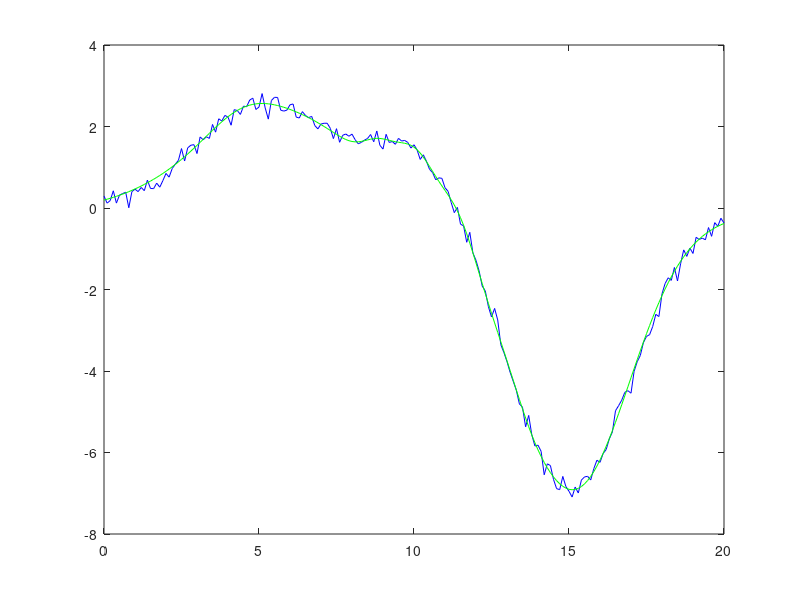

MATLAB code to generate this figure:
% Neural network with radial basis functions (RBF) approximating gaussian-based function 
% using Generalized Orthogonal Forward Regression (GOFR)

close all;
clear all;
clc;

% ----- generating training data -----
x = 0:0.1:20;
sigma = 2;
c1 = 5;
c2 = 10;
c3 = 15;

y1 = gaussmf(x, [sigma c1]);
y2 = gaussmf(x, [sigma c2]);
y3 = gaussmf(x, [sigma c3]);
y = 2.5*y1 + 1.6*y2 - 7*y3;

% add noise to signal
y = y + randn(size(y)) * 0.05 * max(y);

plot(x, y, 'b');

% ----- generating radial basis function set -----
N = 4;          % number of dividing set iteration - change this variable if want other number of RBFs
rbf_number = 0; % total number of RBFs

for i = 1:N
    rbf_number = rbf_number + 2^i + 1;
end

G = zeros(length(x), rbf_number);    % matrix with values of all rbf functions
centers = zeros(1, rbf_number);      % vector of centers of all rbf functions
sigmas = zeros(1, rbf_number);       % vector of sigma of all rbf functions
k = 1;

for i = 1:N
    iter_rbf_count = 2^i+1;  % number of RBFs in current iteration
    sigma = sqrt(max(x) - min(x)) / 2^(i-1);
    
%     figure(i+1)
%     title({sprintf('%d level of RBF functions',i);
%            sprintf('sigma = %f',sigma);
%            sprintf('Functions count = %d',iter_rbf_count)})
%     hold on
    
    for j = 1:iter_rbf_count
        sigmas(k) = sigma;
        % generating centers for rbf functions
        centers(k) = min(x) + (max(x) - min(x)) / (iter_rbf_count-1) * (j-1);
        G(:,k) = gaussmf(x, [sigma centers(k)]); 
%         plot(x, G(:,k));
%         plot(centers(k),0,'r*');
        k = k + 1;
    end    
    
%     hold off;
end

% TODO: comment these variables
D = y';
Q = zeros(size(G));
Q_k = zeros(size(G));
B = zeros(1,rbf_number);
B_k = zeros(1,rbf_number);
E = zeros(1,rbf_number);
E_k = zeros(1,rbf_number);
selected_rbfs = zeros(1,rbf_number);      % indexes of selected rbfs order by decreasing energy 

A = cell(1,rbf_number);
A_k = eye(rbf_number);
for i = 1:rbf_number
    A{i} = eye(rbf_number);
end

% ----- selection of the most significant functions -----
K = 8;  % number of RBF selections
for k = 1:K
    % Gram-Schmidt orthogonalization
    for i = 1:rbf_number
       Q(:,i) = G(:,i);
       
       % if rbf is already selected function omit it 
       if ismember(i, selected_rbfs) == 1
           continue;
       end
       
       for j=1:k-1
            A{i}(j,k) = Q_k(:,j)'*G(:,i) / (Q_k(:,j)'*Q_k(:,j));
            Q(:,i) = Q(:,i) - A{i}(j,k)*Q_k(:,j);
       end
  
       B(i) = Q(:,i)'*D / (Q(:,i)'*Q(:,i));
       E(i) = B(i)^2*Q(:,i)'*Q(:,i) / (D'*D);   
    end
    
    % find RBF with maximum energy (save index and copy to Q_k matrix)
    [E_k(k) selected_rbfs(k)] = max(E);
    B_k(k) = B(selected_rbfs(k));
    A_k(:,k) = A{selected_rbfs(k)}(:,k);
    W = A_k\B_k';
    
    % ------ Levenberg-Marquardt -----
    Theta = [W(k); sigmas(selected_rbfs(k)); centers(selected_rbfs(k))];

    N = 1000;
    n = 1;
    e_old = 1;
    e = 0;

    while (abs(sum(e_old.^2 - e.^2)) > 0.001) && (n < N)
        y_rbf = 0;
        for j = 1:k
            y_rbf = y_rbf + W(j) * gaussmf(x, [sigmas(selected_rbfs(j)) centers(selected_rbfs(j))]);
        end

        y_tmp = Theta(1) * gaussmf(x, [Theta(2), Theta(3)]);

%         dy_dw = gaussmf(x, [Theta(2), Theta(3)]);
%         dy_dsigma = Theta(1) * (x - Theta(3)).^2 / (Theta(2)^3) .* y_tmp;
%         dy_dc = Theta(1) * (x - Theta(3)) / (Theta(2)^2) .* y_tmp;
        dy_dw = 1 ./ exp((Theta(3) - x).^2 / (2*Theta(2)^2));
        dy_dsigma = (Theta(1)*(Theta(3) - x).^2) ./ (Theta(2)^3*exp((Theta(3) - x).^2 / (2*Theta(2)^2)));
        dy_dc = -(Theta(1)*(2*Theta(3) - 2*x)) ./ (2*Theta(2)^2*exp((Theta(3) - x).^2 / (2*Theta(2)^2)));


        Z = [dy_dw' dy_dsigma' dy_dc'];
        e_old = e;
        e = y' - y_rbf';

        Theta = Theta + pinv(Z'*Z + 0.1*eye(3))*Z'*e;
        
        W(k) = Theta(1);
        sigmas(selected_rbfs(k)) = Theta(2);
        centers(selected_rbfs(k)) = Theta(3);
        n = n + 1;
    end;
    
    % Gram-Schmidt orthogonalization for modified RBF
    i = selected_rbfs(k);
    G(:,i) = gaussmf(x, [Theta(2), Theta(3)]);
    Q(:,i) = G(:,i);
       
    for j=1:k-1
        A{i}(j,k) = Q_k(:,j)'*G(:,i) / (Q_k(:,j)'*Q_k(:,j));
        Q(:,i) = Q(:,i) - A{i}(j,k)*Q_k(:,j);
    end
  
    E_k(k) = B(i)^2*Q(:,i)'*Q(:,i) / (D'*D);   
    B_k(k) = Q(:,i)'*D / (Q(:,i)'*Q(:,i));
    A_k(:,k) = A{i}(:,k);
    Q_k(:,k) = Q(:,i);

    E = zeros(size(E));
end

W = A_k\B_k';

% ----- function approximation by RBF neural network -----
figure(1)
hold on;

y_rbf = 0;
for i = 1:K
    y_rbf = y_rbf + W(i) * gaussmf(x, [sigmas(selected_rbfs(i)) centers(selected_rbfs(i))]);
end

plot(x, y_rbf, 'g');
hold off;

err = sum((y - y_rbf).^2)
